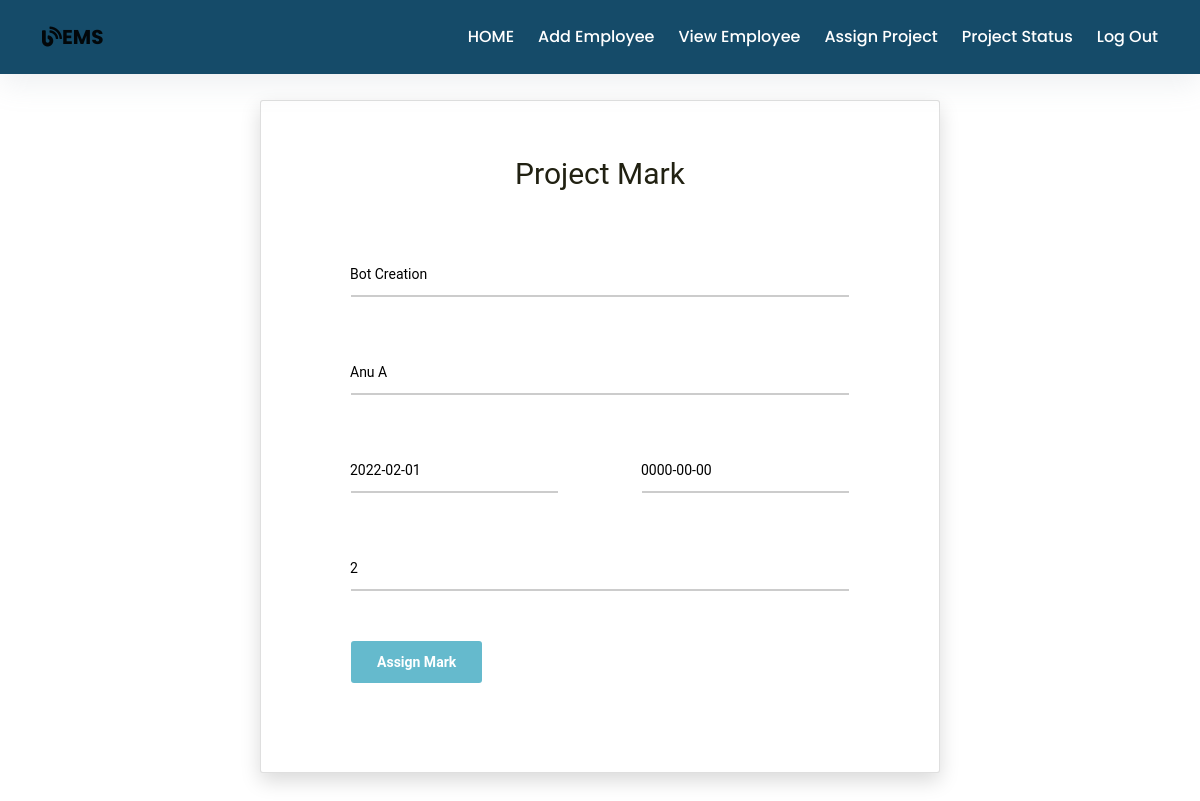
Screenshot of /mark.php?id=10&pid=2 with the database file from the repository.
### tables this page shows
CREATE TABLE `project` (
  `pid` int(11) NOT NULL,
  `eid` int(11) NOT NULL,
  `pname` varchar(100) NOT NULL,
  `duedate` date NOT NULL,
  `subdate` date NOT NULL,
  `mark` int(11) NOT NULL,
  `status` varchar(50) NOT NULL
);

CREATE TABLE `employee` (
  `id` int(11) NOT NULL,
  `firstName` varchar(100) NOT NULL,
  `lastName` varchar(100) NOT NULL,
  `email` varchar(100) NOT NULL,
  `password` text NOT NULL,
  `birthday` date NOT NULL,
  `gender` varchar(10) NOT NULL,
  `contact` varchar(20) NOT NULL,
  `nid` int(20) NOT NULL,
  `address` varchar(100) DEFAULT NULL,
  `dept` varchar(100) NOT NULL,
  `degree` varchar(100) NOT NULL,
  `pic` text NOT NULL
);

### mark.php (the view, shortened to what this page needs)
<?php
require_once ('process/dbh.php');
?>
<?php
  $id = (isset($_GET['id']) ? $_GET['id'] : '');
  $pid = (isset($_GET['pid']) ? $_GET['pid'] : '');
  $sql1 = "SELECT pid, project.eid, project.pname, project.duedate, project.subdate, project.mark, rank.points, employee.firstName, employee.lastName FROM `project` , `rank` ,`employee` WHERE project.eid = $id AND project.pid = $pid AND project.eid = rank.eid  AND employee.id = project.eid AND employee.id = rank.eid";
  $result1 = mysqli_query($conn, $sql1);
  if($result1){
  while($res = mysqli_fetch_assoc($result1)){
  $pname = $res['pname'];
  $duedate = $res['duedate'];
  $subdate = $res['subdate'];
  $firstName = $res['firstName'];
  $lastName = $res['lastName'];
  $mark = $res['mark'];
}
}
?>
<!DOCTYPE html>
<html lang="en">
  <head>
    <link
      rel="stylesheet"
      href="https://use.fontawesome.com/releases/v5.14.0/css/all.css"
    />
    <link
      rel="stylesheet"
      href="https://stackpath.bootstrapcdn.com/bootstrap/4.5.2/css/bootstrap.min.css"
    />
    <link
      href="https://cdn.jsdelivr.net/npm/bootstrap@5.1.3/dist/css/bootstrap.min.css"
      rel="stylesheet"
    />
     <link href="vendor/select2/select2.min.css" rel="stylesheet" media="all">
    <link href="vendor/datepicker/daterangepicker.css" rel="stylesheet" media="all">
    <link rel="stylesheet" type="text/css" href="../sample.css" />
    <link rel="stylesheet" type="text/css" href="./main.css" />
  </head>
  <body class="hero-anime">
    <div class="navigation-wrap start-header start-style">
      <div class="container">
        <div class="row">
          <div class="col-12">
            <nav class="navbar navbar-expand-md navbar-light">
              <a class="navbar-brand" href="#" target="_blank"
                ><i class="fas fa-blog"></i><b>EMS</b></a
              >
              <div class="collapse navbar-collapse" id="navbarSupportedContent">
                <ul class="navbar-nav ml-auto py-4 py-md-0">
                  <li class="nav-item pl-4 pl-md-0 ml-0 ml-md-4">
                    <a class="nav-link" href="./admin_dashboard.php">HOME</a>
                  </li>
                  <li class="nav-item pl-4 pl-md-0 ml-0 ml-md-4">
                    <a class="nav-link" href="./addemp.php">Add Employee</a>
                  </li>
                  <li class="nav-item pl-4 pl-md-0 ml-0 ml-md-4">
                    <a class="nav-link" href="./viewemp.php">View Employee</a>
                  </li>
                  <li class="nav-item pl-4 pl-md-0 ml-0 ml-md-4">
                    <a class="nav-link" href="./assign.php">Assign Project</a>
                  </li>
                  <li class="nav-item pl-4 pl-md-0 ml-0 ml-md-4">
                    <a class="nav-link" href="./assignproject.php">Project Status</a>
                  </li>
                  <li class="nav-item pl-4 pl-md-0 ml-0 ml-md-4">
                    <a class="nav-link" href="./adminlogin.html">Log Out</a>
                  </li>
                </ul>
              </div>
            </nav>
          </div>
        </div>
      </div>
    </div>
    <div class="section">
        <div class="section">
          <div class="container">
            <div class="row">
              <div class="col-12">
              <div class="page-wrapper p-t-100 p-b-100 font-robo">
        <div class="wrapper wrapper--w680">
            <div class="card card-1">
                <div class="card-body">
                    <h2 class="title">Project Mark</h2>
                    <form id = "registration" action="mark.php" method="POST">
                        <div class="input-group">
                            <input class="input--style-1" type="text"  name="pname" value="<?php echo $pname;?>" readonly>
                        </div>
                        <div class="input-group">
                            <input class="input--style-1" type="text" name="firstName" value="<?php echo $firstName;?> <?php echo $lastName;?>" readonly>
                        </div>
                        <div class="row row-space">
                            <div class="col-2">
                                <div class="input-group">
                                     <input class="input--style-1" type="text" name="duedate" value="<?php echo $duedate;?>" readonly>
                                </div>
                            </div>
                            <div class="col-2">
                                <div class="input-group">
                                    <input class="input--style-1" type="text"  name="subdate" value="<?php echo $subdate;?>" readonly>
                                </div>
                            </div>
                        </div>
                        <div class="input-group">
                            <input class="input--style-1" type="text"  name="mark" value="<?php echo $mark;?>">
                        </div>
                        <div class="p-t-20">
                            <button class="btn btn--radius btn--green" type="submit" name="update">Assign Mark</button>
                        </div>
                    </form>
                    <br>
                </div>
            </div>
        </div>
    </div>
              </div>
            </div>
          </div>
        </div>
      </div>
  </body>
</html>

### sample.css (style rules this page uses)
body { font-family: "Poppins", san-serif; font-size: 16px; line-height: 24px; font-weight: 400; color: #212112; background-image: url("https://s3-us-west-2.amazonaws.com/s.cdpn.io/1462889/pat-back.svg"); background-position: center; background-repeat: repeat; background-size: 7%; background-color: #fff; overflow-x: hidden; transition: all 200ms linear; }
.start-header { opacity: 1; padding: 20px 0; box-shadow: 0 10px 30px 0 rgba(138, 155, 165, 0.15); -webkit-transition: all 0.3s ease-out; transition: all 0.3s ease-out; }
.navigation-wrap { position: fixed; width: 100%; top: 0; left: 0; z-index: 1000; -webkit-transition: all 0.3s ease-out; transition: all 0.3s ease-out; background-color: #154b69; }
.navbar { padding: 0; }
.nav-link { color: white !important; font-weight: 500; transition: all 200ms linear; }
.nav-link { position: relative; padding: 5px 0 !important; display: inline-block; }
.nav-item:after { position: absolute; bottom: -5px; left: 0; width: 100%; height: 2px; content: ""; background-color: #8167a9; opacity: 0; transition: all 200ms linear; }
.nav-item { position: relative; transition: all 200ms linear; }
.section { position: relative; width: 100%; display: block; }
.p-t-20 { padding-top: 20px; }
.btn { line-height: 40px; display: inline-block; padding: 0 25px; cursor: pointer; font-family: "Roboto", "Arial", "Helvetica Neue", sans-serif; color: #fff; -webkit-transition: all 0.4s ease; -o-transition: all 0.4s ease; -moz-transition: all 0.4s ease; transition: all 0.4s ease; font-size: 14px; font-weight: 700; }
.btn--radius { -webkit-border-radius: 3px; -moz-border-radius: 3px; border-radius: 3px; }
.btn--green { background: #65bacd; }

### main.css (style rules this page uses)
body { margin: 0px; font-family: "Poppins", san-serif; font-size: 16px; line-height: 24px; font-weight: 400; color: #212112; background-image: url("https://s3-us-west-2.amazonaws.com/s.cdpn.io/1462889/pat-back.svg"); background-position: center; background-repeat: repeat; background-size: 7%; background-color: #fff; overflow-x: hidden; transition: all 200ms linear; }
.font-robo { font-family: "Roboto", "Arial", "Helvetica Neue", sans-serif; }
.row { display: -webkit-box; display: -webkit-flex; display: -moz-box; display: -ms-flexbox; display: flex; -webkit-flex-wrap: wrap; -ms-flex-wrap: wrap; flex-wrap: wrap; }
.row-space { -webkit-box-pack: justify; -webkit-justify-content: space-between; -moz-box-pack: justify; -ms-flex-pack: justify; justify-content: space-between; }
.col-2 { width: -webkit-calc((100% - 60px) / 2); width: -moz-calc((100% - 60px) / 2); width: calc((100% - 60px) / 2); }
html { -webkit-box-sizing: border-box; -moz-box-sizing: border-box; box-sizing: border-box; }
* { padding: 0; margin: 0; }
*, *:before, *:after { -webkit-box-sizing: inherit; -moz-box-sizing: inherit; box-sizing: inherit; }
h2, h3, h4, h5, h6, blockquote, p, pre, dl, dd, ol, ul, figure, hr, fieldset, legend { margin: 0; padding: 0; }
button { outline: none; background: none; border: none; }
.page-wrapper { min-height: 100vh; }
h1, h2, h3, h4, h5, h6 { font-weight: 400; }
h2 { font-size: 30px; }
.p-t-100 { padding-top: 100px; }
.p-t-20 { padding-top: 20px; }
.p-b-100 { padding-bottom: 10px; }
.wrapper { margin: 0 auto; }
.wrapper--w680 { max-width: 680px; }
.btn { line-height: 40px; display: inline-block; padding: 0 25px; cursor: pointer; font-family: "Roboto", "Arial", "Helvetica Neue", sans-serif; color: #fff; -webkit-transition: all 0.4s ease; -o-transition: all 0.4s ease; -moz-transition: all 0.4s ease; transition: all 0.4s ease; font-size: 14px; font-weight: 700; }
.btn--radius { -webkit-border-radius: 3px; -moz-border-radius: 3px; border-radius: 3px; }
.btn--green { background: #65bacd; }
input { outline: none; margin: 0; border: none; -webkit-box-shadow: none; -moz-box-shadow: none; box-shadow: none; width: 100%; font-size: 14px; font-family: inherit; }
.input-group { position: relative; margin-bottom: 30px; border-bottom: 2px solid #ccc; }
.input--style-1 { padding: 9px 0; color: black !important; }
.title { margin-bottom: 37px; text-align: center; }
.card { overflow: hidden; -webkit-border-radius: 3px; -moz-border-radius: 3px; border-radius: 3px; background: #fff; }
.card-1 { -webkit-box-shadow: 0px 8px 20px 0px rgba(0, 0, 0, 0.15); -moz-box-shadow: 0px 8px 20px 0px rgba(0, 0, 0, 0.15); box-shadow: 0px 8px 20px 0px rgba(0, 0, 0, 0.15); }
.card-1 .card-body { padding: 0 90px; padding-top: 55px; padding-bottom: 65px; }

### rows the page displays
project: pname "Bot Creation", firstName "Anu A", duedate "2022-02-01", subdate "0000-00-00", mark "2"
